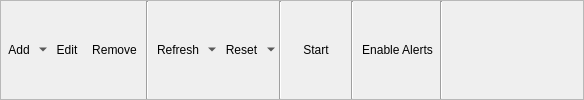
         <widget class="QFrame" name="pnlToolBar">
          <property name="sizePolicy">
           <sizepolicy hsizetype="Expanding" vsizetype="Preferred">
            <horstretch>0</horstretch>
            <verstretch>0</verstretch>
           </sizepolicy>
          </property>
          <property name="minimumSize">
           <size>
            <width>584</width>
            <height>27</height>
           </size>
          </property>
          <property name="frameShape">
           <enum>QFrame::StyledPanel</enum>
          </property>
          <property name="frameShadow">
           <enum>QFrame::Raised</enum>
          </property>
          <layout class="QHBoxLayout" name="horizontalLayout_4">
           <property name="spacing">
            <number>0</number>
           </property>
           <property name="leftMargin">
            <number>0</number>
           </property>
           <property name="topMargin">
            <number>0</number>
           </property>
           <property name="rightMargin">
            <number>0</number>
           </property>
           <property name="bottomMargin">
            <number>0</number>
           </property>
           <item>
            <layout class="QHBoxLayout" name="loToolBar">
             <property name="spacing">
              <number>0</number>
             </property>
             <item>
              <widget class="QToolButton" name="btnToolbarAdd">
               <property name="statusTip">
                <string>Add test to list</string>
               </property>
               <property name="text">
                <string>Add</string>
               </property>
               <property name="icon">
                <iconset resource="../qHostMonitor.qrc">
                 <normaloff>:/img/new.png</normaloff>:/img/new.png</iconset>
               </property>
               <property name="iconSize">
                <size>
                 <width>16</width>
                 <height>16</height>
                </size>
               </property>
               <property name="popupMode">
                <enum>QToolButton::MenuButtonPopup</enum>
               </property>
               <property name="toolButtonStyle">
                <enum>Qt::ToolButtonTextBesideIcon</enum>
               </property>
               <property name="autoRaise">
                <bool>true</bool>
               </property>
               <property name="arrowType">
                <enum>Qt::NoArrow</enum>
               </property>
              </widget>
             </item>
             <item>
              <widget class="QToolButton" name="btnToolbarEdit">
               <property name="statusTip">
                <string>Edit test's properties</string>
               </property>
               <property name="text">
                <string>Edit</string>
               </property>
               <property name="icon">
                <iconset resource="../qHostMonitor.qrc">
                 <normaloff>:/img/open.png</normaloff>:/img/open.png</iconset>
               </property>
               <property name="iconSize">
                <size>
                 <width>16</width>
                 <height>16</height>
                </size>
               </property>
               <property name="popupMode">
                <enum>QToolButton::DelayedPopup</enum>
               </property>
               <property name="toolButtonStyle">
                <enum>Qt::ToolButtonTextBesideIcon</enum>
               </property>
               <property name="autoRaise">
                <bool>true</bool>
               </property>
              </widget>
             </item>
             <item>
              <widget class="QToolButton" name="btnToolbarDel">
               <property name="statusTip">
                <string>Remove test(s) from the list</string>
               </property>
               <property name="text">
                <string>Remove</string>
               </property>
               <property name="icon">
                <iconset resource="../qHostMonitor.qrc">
                 <normaloff>:/img/action/delete.png</normaloff>:/img/action/delete.png</iconset>
               </property>
               <property name="iconSize">
                <size>
                 <width>16</width>
                 <height>16</height>
                </size>
               </property>
               <property name="toolButtonStyle">
                <enum>Qt::ToolButtonTextBesideIcon</enum>
               </property>
               <property name="autoRaise">
                <bool>true</bool>
               </property>
              </widget>
             </item>
             <item>
              <widget class="Line" name="lineToolbar1">
               <property name="minimumSize">
                <size>
                 <width>6</width>
                 <height>0</height>
                </size>
               </property>
               <property name="orientation">
                <enum>Qt::Vertical</enum>
               </property>
              </widget>
             </item>
             <item>
              <widget class="QToolButton" name="btnToolbarRefresh">
               <property name="statusTip">
                <string>Refresh statuses of hosts</string>
               </property>
               <property name="text">
                <string>Refresh</string>
               </property>
               <property name="icon">
                <iconset resource="../qHostMonitor.qrc">
                 <normaloff>:/img/action/refresh.png</normaloff>:/img/action/refresh.png</iconset>
               </property>
               <property name="iconSize">
                <size>
                 <width>16</width>
                 <height>16</height>
                </size>
               </property>
               <property name="popupMode">
                <enum>QToolButton::MenuButtonPopup</enum>
               </property>
               <property name="toolButtonStyle">
                <enum>Qt::ToolButtonTextBesideIcon</enum>
               </property>
               <property name="autoRaise">
                <bool>true</bool>
               </property>
              </widget>
             </item>
             <item>
              <widget class="QToolButton" name="btnToolbarReset">
               <property name="statusTip">
                <string>Reset statistic</string>
               </property>
               <property name="text">
                <string>Reset</string>
               </property>
               <property name="icon">
                <iconset resource="../qHostMonitor.qrc">
                 <normaloff>:/img/misc/dateTime.png</normaloff>:/img/misc/dateTime.png</iconset>
               </property>
               <property name="iconSize">
                <size>
                 <width>16</width>
                 <height>16</height>
                </size>
               </property>
               <property name="popupMode">
                <enum>QToolButton::MenuButtonPopup</enum>
               </property>
               <property name="toolButtonStyle">
                <enum>Qt::ToolButtonTextBesideIcon</enum>
               </property>
               <property name="autoRaise">
                <bool>true</bool>
               </property>
              </widget>
             </item>
             <item>
              <widget class="Line" name="lineToolbar2">
               <property name="minimumSize">
                <size>
                 <width>6</width>
                 <height>0</height>
                </size>
               </property>
               <property name="orientation">
                <enum>Qt::Vertical</enum>
               </property>
              </widget>
             </item>
             <item>
              <widget class="QToolButton" name="btnToobarStart">
               <property name="enabled">
                <bool>true</bool>
               </property>
               <property name="minimumSize">
                <size>
                 <width>66</width>
                 <height>0</height>
                </size>
               </property>
               <property name="statusTip">
                <string>Monitor On</string>
               </property>
               <property name="text">
                <string>Start</string>
               </property>
               <property name="icon">
                <iconset resource="../qHostMonitor.qrc">
                 <normaloff>:/img/action/startMonitoring.png</normaloff>:/img/action/startMonitoring.png</iconset>
               </property>
               <property name="iconSize">
                <size>
                 <width>16</width>
                 <height>16</height>
                </size>
               </property>
               <property name="toolButtonStyle">
                <enum>Qt::ToolButtonTextBesideIcon</enum>
               </property>
               <property name="autoRaise">
                <bool>true</bool>
               </property>
              </widget>
             </item>
             <item>
              <widget class="Line" name="lineToolbarStart">
               <property name="sizePolicy">
                <sizepolicy hsizetype="Fixed" vsizetype="Minimum">
                 <horstretch>0</horstretch>
                 <verstretch>0</verstretch>
                </sizepolicy>
               </property>
               <property name="minimumSize">
                <size>
                 <width>6</width>
                 <height>0</height>
                </size>
               </property>
               <property name="orientation">
                <enum>Qt::Vertical</enum>
               </property>
              </widget>
             </item>
             <item>
              <widget class="QToolButton" name="btnToolbarAlert">
               <property name="text">
                <string>Enable Alerts</string>
               </property>
               <property name="icon">
                <iconset resource="../qHostMonitor.qrc">
                 <normaloff>:/img/action/enableAlerts.png</normaloff>:/img/action/enableAlerts.png</iconset>
               </property>
               <property name="iconSize">
                <size>
                 <width>16</width>
                 <height>16</height>
                </size>
               </property>
               <property name="toolButtonStyle">
                <enum>Qt::ToolButtonTextBesideIcon</enum>
               </property>
               <property name="autoRaise">
                <bool>true</bool>
               </property>
              </widget>
             </item>
             <item>
              <widget class="Line" name="lineToolbarAlerts">
               <property name="orientation">
                <enum>Qt::Vertical</enum>
               </property>
              </widget>
             </item>
             <item>
              <spacer name="spacerToolBar">
               <property name="orientation">
                <enum>Qt::Horizontal</enum>
               </property>
               <property name="sizeHint" stdset="0">
                <size>
                 <width>40</width>
                 <height>20</height>
                </size>
               </property>
              </spacer>
             </item>
            </layout>
           </item>
          </layout>
         </widget>
